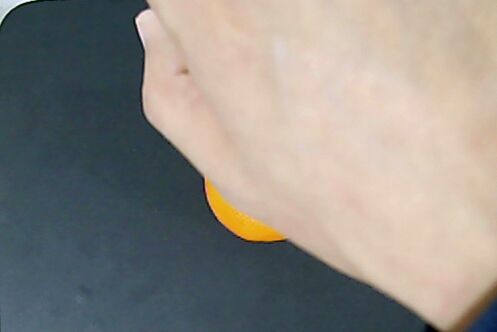
#> input picture tradition/hand/images/01.jpg, 497 x 332 px
$ python -i hand_detect.py   (imports and definitions only)   (older library calls are emulated)
#> lines starting #> are read from the running program, lines starting #| are printed output that depends on the picture; after the words box and inside, x2 and y2 are one past the last pixel; in counts of white or black regions, pixels touching at a corner belong together
import cv2
import numpy as np
import os

class HandDetect(object):
  def __init__(self, image_path, debug_type = 0):
#> called with image_path = 'images/01.jpg', debug_type = 0
    self.image_path = image_path
    self.image = cv2.imread(image_path)
#> self.image is the input picture: shape (332, 497, 3); mean B, G, R 132.9, 139.4, 143.9
    self.debug_type = debug_type

  def detect(self):
    # Blur the image
    blur = cv2.blur(self.image, (3, 3))

    # Convert to HSV color space
    hsv = cv2.cvtColor(blur, cv2.COLOR_BGR2HSV)
#> hsv: shape (332, 497, 3); mean H, S, V 53.2, 64.1, 155.7

    # Create a binary image with where white will be skin colors and rest is black
    mask2 = cv2.inRange(hsv, np.array([2, 50, 50]), np.array([15, 255, 255]))
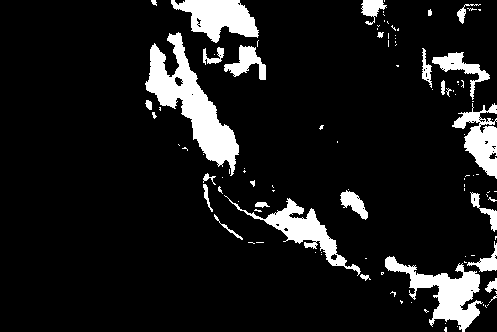
#> mask2: shape (332, 497); 10.4% white; 106 white regions (79 under 20 px), largest, box (x1, y1, x2, y2) and area: (145, 32, 239, 176) 4435, (385, 256, 483, 332) 2662, (171, 0, 259, 43) 2201

    # Kernel matrices for morphological transformation
    kernel_square = np.ones((11, 11), np.uint8)
    kernel_ellipse = cv2.getStructuringElement(cv2.MORPH_ELLIPSE, (5, 5))

    # Perform morphological transformations to filter out the background noise
    # Dilation increase skin color area
    # Erosion increase skin color area
    dilation = cv2.dilate(mask2, kernel_ellipse, iterations=1)
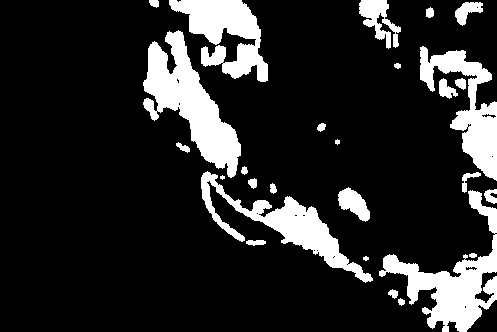
#> dilation: shape (332, 497); 16% white; 27 white regions (1 under 20 px), largest, box (x1, y1, x2, y2) and area: (143, 30, 241, 178) 5809, (379, 190, 497, 332) 5161, (201, 171, 373, 283) 4137
    erosion = cv2.erode(dilation, kernel_square, iterations=1)
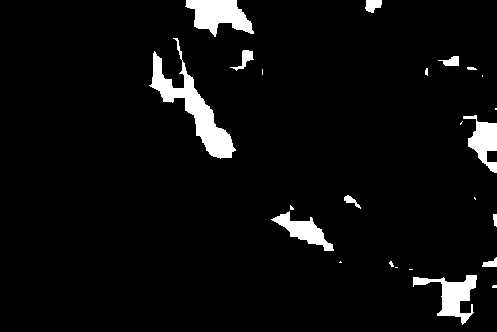
#> erosion: shape (332, 497); 4.8% white; 24 white regions (11 under 20 px), largest, box (x1, y1, x2, y2) and area: (149, 38, 236, 159) 2567, (185, 0, 254, 37) 1513, (413, 275, 477, 325) 1228
    dilation2 = cv2.dilate(erosion, kernel_ellipse, iterations=1)
#> dilation2: shape (332, 497); 6.9% white; 21 white regions, largest, box (x1, y1, x2, y2) and area: (147, 36, 238, 161) 3481, (183, 0, 256, 39) 1834, (411, 273, 479, 327) 1792
    filtered = cv2.medianBlur(dilation2, 5)
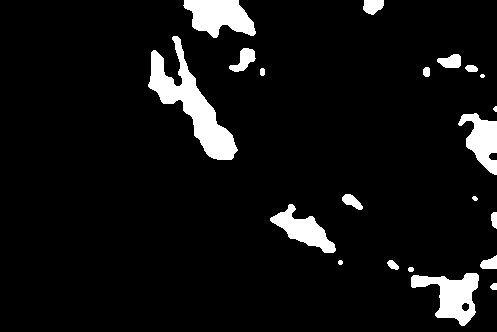
#> filtered: shape (332, 497); 6.9% white; 21 white regions (2 under 20 px), largest, box (x1, y1, x2, y2) and area: (148, 36, 238, 160) 3479, (183, 0, 256, 38) 1834, (411, 273, 479, 326) 1800
    kernel_ellipse = cv2.getStructuringElement(cv2.MORPH_ELLIPSE, (8, 8))
    dilation2 = cv2.dilate(filtered, kernel_ellipse, iterations=1)
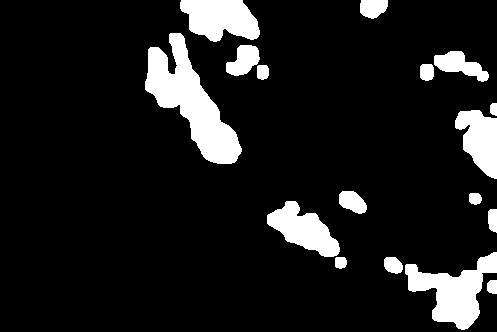
#> dilation2: shape (332, 497); 11.3% white; 17 white regions, largest, box (x1, y1, x2, y2) and area: (145, 33, 242, 164) 5181, (405, 252, 497, 330) 3233, (180, 0, 260, 42) 2459
    kernel_ellipse = cv2.getStructuringElement(cv2.MORPH_ELLIPSE, (5, 5))
    dilation3 = cv2.dilate(filtered, kernel_ellipse, iterations=1)
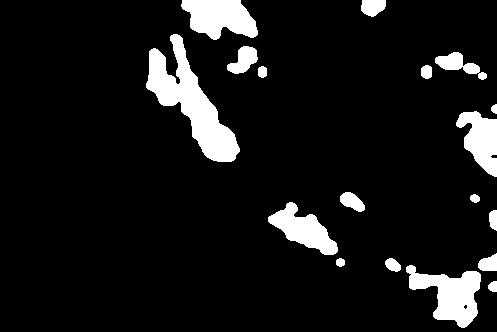
#> dilation3: shape (332, 497); 9.1% white; 18 white regions, largest, box (x1, y1, x2, y2) and area: (146, 34, 240, 162) 4384, (406, 265, 481, 328) 2408, (181, 0, 258, 40) 2151
    median = cv2.medianBlur(dilation2, 5)
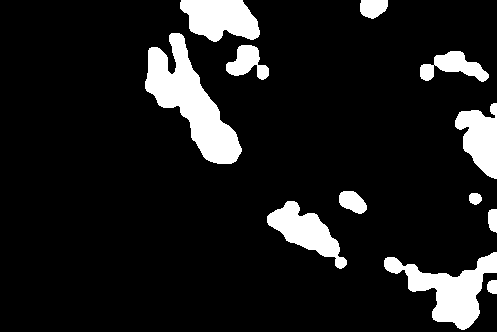
#> median: shape (332, 497); 11.3% white; 12 white regions
    ret, thresh = cv2.threshold(median, 127, 255, 0)

    # Find contours of the filtered frame
    _, contours, hierarchy = cv2.findContours(thresh, cv2.RETR_TREE, cv2.CHAIN_APPROX_SIMPLE)
#> contours = 12 contours; largest, box (x1, y1, x2, y2) and area: (145, 33, 242, 164) 4988, (384, 252, 497, 330) 3312, (180, 0, 260, 42) 2356, (267, 201, 347, 269) 2135, (455, 103, 497, 179) 1870
    cnts = self.find_max_hand(contours)
    if cnts is None:
      return False

    if self.debug_type > 0:
      self.show_hand(cnts)
    return True


  def find_max_hand(self, contours):
    # Draw Contours
    # cv2.drawContours(frame, cnt, -1, (122,122,0), 3)
    # cv2.imshow('Dilation',median)

    # Find Max contour area (Assume that hand is in the frame)
    image_size = self.image.shape[0] * self.image.shape[1]
#> image_size = 165004
    max_area = int(image_size/50)
#> max_area = 3300
    ci = -1
    for i in range(len(contours)):
      cnt = contours[i]
      area = cv2.contourArea(cnt)
      if (area > max_area):
        max_area = area
        ci = i
#> this loop made 12 passes
#> (area, max_area, ci) on passes 2, 10: (3311.5, 3311.5, 1), (4987.5, 4987.5, 9)
#> area on passes 1, 3, 4, 5, 6, 7: 102, 158.5, 2135, 106, 414.5, 1869.5
#> after the loop, ci = 9; max_area = 4987.5
    if ci >= 0:
      return contours[ci]
    return None

  # [94 lines left out: function show_hand, not called in this run]
    # ##### Show final image ########
    # cv2.imshow('Dilation', self.image)
    # ###############################
    #
    # # Print execution time
    # # print time.time()-start_time
    #
    # # close the output video by pressing 'ESC'
    # if cv2.waitKey(0) == 27:
    #   cv2.destroyAllWindows()

>>> result = HandDetect('images/01.jpg').detect()
#> in detect, `cnts = self.find_max_hand(contours)`: cnts = contour of 185 points, box (x1, y1, x2, y2) (145, 33, 242, 164), area 4988

$ run again, on tradition/hand/images/02.jpg
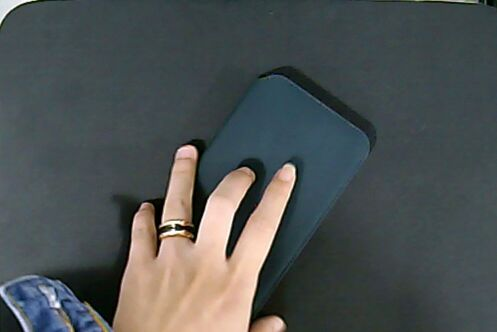
#> input picture tradition/hand/images/02.jpg, 497 x 332 px
#> in __init__, self.image is the input picture: shape (332, 497, 3); mean B, G, R 82.9, 82.7, 77.6
#> hsv: shape (332, 497, 3); mean H, S, V 83.2, 56.2, 90.9
#> in detect, `mask2 = cv2.inRange(hsv, np.array([2, 50, 50]), np.array([15, 255, 255..`:
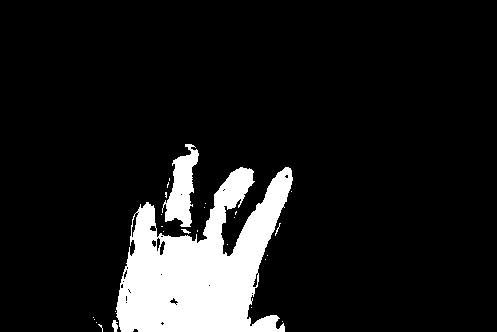
#> mask2: shape (332, 497); 11.1% white; 27 white regions (23 under 20 px), largest, box (x1, y1, x2, y2) and area: (116, 167, 293, 332) 16613, (162, 144, 199, 227) 1560, (112, 320, 118, 332) 50, (181, 229, 191, 234) 23
#> dilation: shape (332, 497); 13% white; 3 white regions, box (x1, y1, x2, y2) and area: (110, 142, 295, 332) 21342, (91, 315, 105, 332) 97, (202, 201, 208, 210) 34
#> erosion: shape (332, 497); 9.1% white; 2 white regions, box (x1, y1, x2, y2) and area: (117, 172, 289, 332) 14098, (166, 154, 195, 224) 868
#> filtered: shape (332, 497); 10.3% white; 2 white regions, box (x1, y1, x2, y2) and area: (115, 170, 291, 332) 15687, (164, 153, 197, 225) 1240
#> in detect, `dilation3 = cv2.dilate(filtered, kernel_ellipse, iterations=1)`:
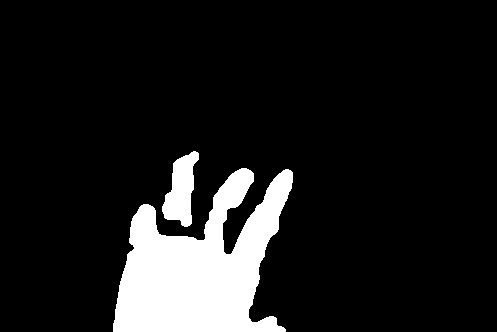
#> dilation3: shape (332, 497); 11.4% white; 2 white regions, box (x1, y1, x2, y2) and area: (113, 168, 293, 332) 17246, (162, 151, 199, 227) 1628
#> median: shape (332, 497); 12.5% white; 2 white regions
#> contours = 2 contours; box (x1, y1, x2, y2) and area: (112, 167, 295, 332) 18155, (161, 150, 201, 229) 1888
#> the loop in find_max_hand, `for i in range(len(contours)):` made 2 passes
#> (area, max_area, ci) on pass 1: (18155, 18155, 0)
#> after the loop in find_max_hand, `for i in range(len(contours)):`: ci = 0; max_area = 18155
#> cnts = contour of 323 points, box (x1, y1, x2, y2) (112, 167, 295, 332), area 18155

$ run again, on tradition/hand/images/03.jpg
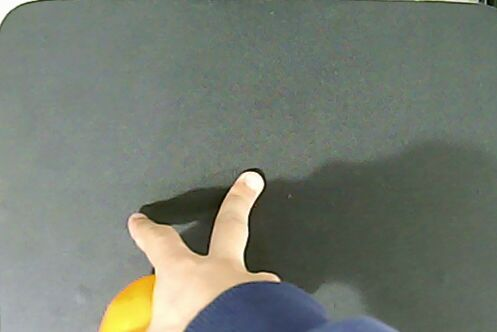
#> input picture tradition/hand/images/03.jpg, 497 x 332 px
#> in __init__, self.image is the input picture: shape (332, 497, 3); mean B, G, R 113.1, 124.2, 117.2
#> hsv: shape (332, 497, 3); mean H, S, V 61.6, 34.8, 127.5
#> in detect, `mask2 = cv2.inRange(hsv, np.array([2, 50, 50]), np.array([15, 255, 255..`:
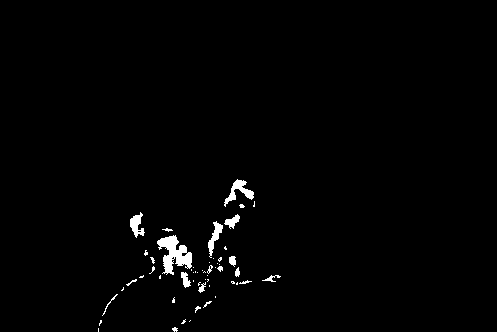
#> mask2: shape (332, 497); 1.3% white; 55 white regions (37 under 20 px), largest, box (x1, y1, x2, y2) and area: (157, 235, 192, 275) 713, (224, 179, 254, 207) 285, (208, 221, 223, 258) 208
#> dilation: shape (332, 497); 3.1% white; 16 white regions, largest, box (x1, y1, x2, y2) and area: (155, 212, 242, 295) 2597, (222, 177, 257, 209) 580, (128, 210, 147, 240) 380
#> erosion: shape (332, 497); 0.18% white; 4 white regions (3 under 20 px), largest, box (x1, y1, x2, y2) and area: (162, 240, 189, 270) 294
#> filtered: shape (332, 497); 0.35% white; 4 white regions (2 under 20 px), largest, box (x1, y1, x2, y2) and area: (161, 238, 191, 271) 523, (237, 183, 243, 188) 24
#> in detect, `dilation3 = cv2.dilate(filtered, kernel_ellipse, iterations=1)`:
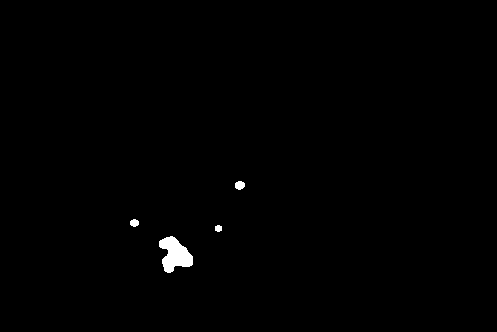
#> dilation3: shape (332, 497); 0.56% white; 4 white regions, box (x1, y1, x2, y2) and area: (159, 236, 193, 273) 764, (235, 181, 245, 190) 71, (130, 219, 139, 227) 56, (215, 225, 222, 232) 41
#> median: shape (332, 497); 0.8% white; 4 white regions
#> contours = 4 contours; box (x1, y1, x2, y2) and area: (158, 235, 195, 275) 942, (234, 180, 247, 192) 108, (129, 218, 141, 229) 89, (214, 224, 224, 234) 68
#> the loop in find_max_hand, `for i in range(len(contours)):` made 4 passes
#> area on passes 1 to 4: 942, 67.5, 89, 108
#> after the loop in find_max_hand, `for i in range(len(contours)):`: ci = -1; max_area = 3300
